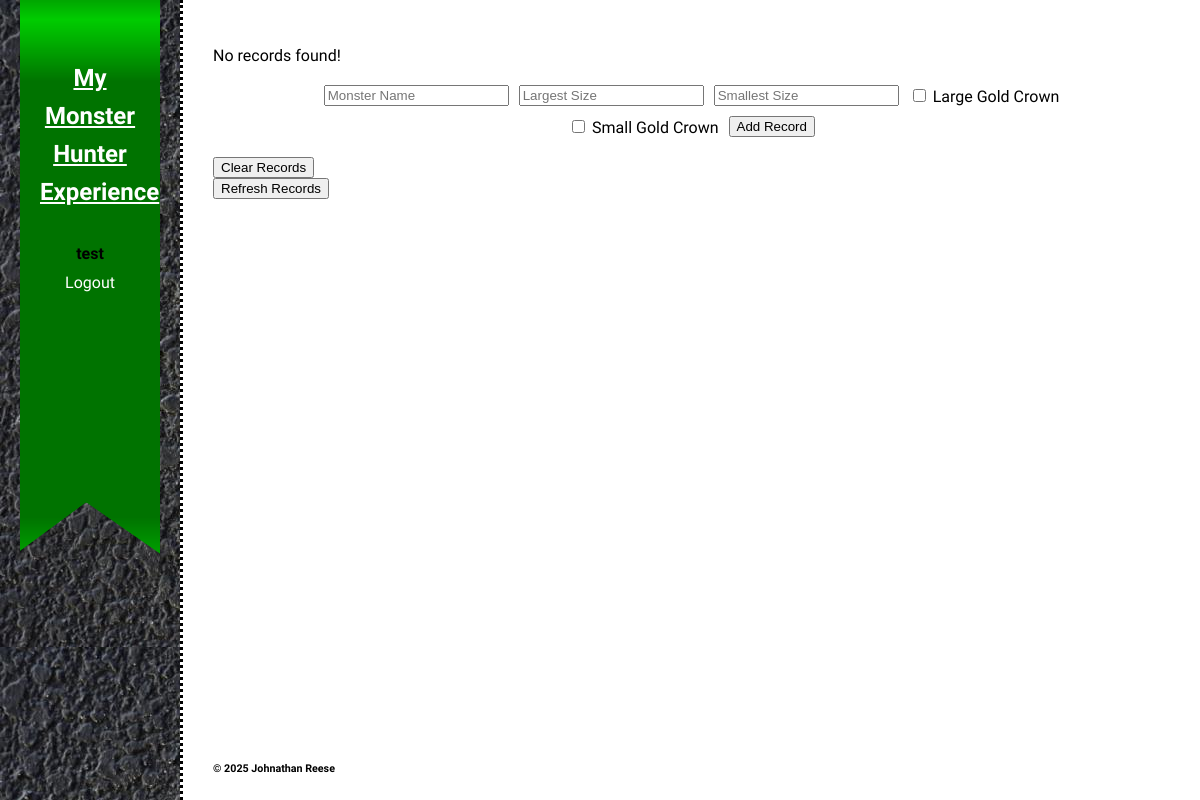
The app's page /records (signed in), older data.
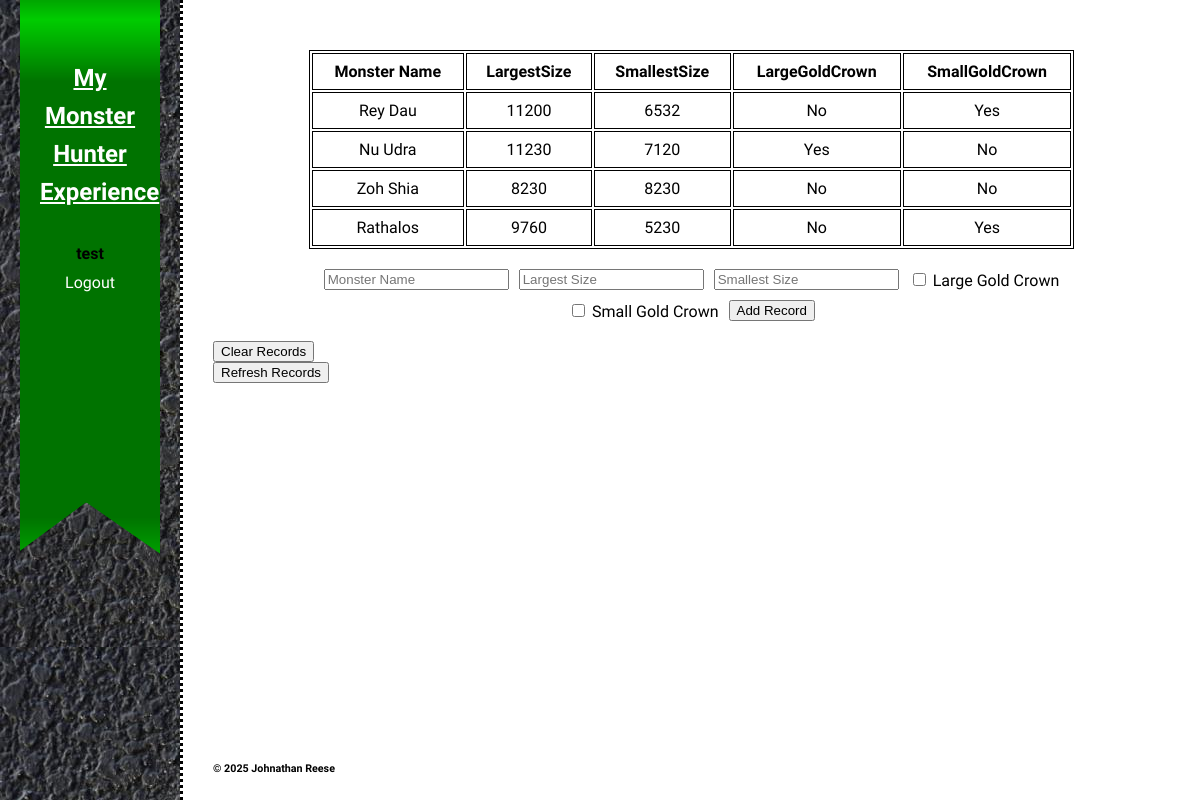
The same page, newer data.
### tables this page shows
CREATE TABLE monsterData(
    MonsterName VARCHAR(255),
    UserID INTEGER,
    SmallestSize INTEGER,
    LargestSize INTEGER,
    LargeGoldCrown BOOLEAN,
    SmallGoldCrown BOOLEAN,
    FOREIGN KEY(UserID) REFERENCES users(ID)
);

### app.py (the view)
@app.route('/records')
def records():
    if 'user_id' not in session:
        return redirect(url_for('login'))
    conn = get_db_connection()
    records = conn.execute(
        'SELECT * FROM monsterData WHERE UserID = ?', (session['user_id'],)
    ).fetchall()
    conn.close()
    return render_template('records.html', records=records)

### app.py (called while the page is built)
def get_db_connection():
    conn = sqlite3.connect(DB_PATH)
    conn.row_factory = sqlite3.Row
    return conn

@app.context_processor
def inject_user():
    return dict(username=session.get('username'))

### templates/records.html (shortened to what this page needs)
<!DOCTYPE html>
<html lang="en">
<head>
    <link rel="stylesheet" href="{{ url_for('static', filename='css/style.css') }}">
    <link rel="stylesheet" type="text/css"
        href="https://cdn.jsdelivr.net/npm/@accessible360/accessible-slick@1.0.1/slick/slick.min.css">
    <link rel="stylesheet" type="text/css"
        href="https://cdn.jsdelivr.net/npm/@accessible360/accessible-slick@1.0.1/slick/accessible-slick-theme.min.css">
</head>
<body>
    <header role="banner" class="primary">
        <div id="ribbon">
            <h1><a href="/">My Monster Hunter Experience</a></h1>
            <nav role="navigation">
                <ul>
                {% if username %}
                <li><strong>{{ username }}</strong></li>
                <li><a href="/logout">Logout</a></li>
                {% else %}
                <li><a href="/login">Login</a></li>
                <li><a href="/register">Register</a></li>
                {% endif %}
                </ul>
            </nav>
        </div>
    </header>
    <main id="main">
        {% if records %}
        <table id="recordsTable">
            <thead>
                <tr>
                    <th>Monster Name</th>
                    <th>LargestSize</th>
                    <th>SmallestSize</th>
                    <th>LargeGoldCrown</th>
                    <th>SmallGoldCrown</th>
                </tr>
            </thead>
            <tbody>
                {% for record in records %}
                <tr>
                    <td>{{ record.monsterName }}</td>
                    <td>{{ record.largestSize }}</td>
                    <td>{{ record.smallestSize }}</td>
                    <td>{{ 'Yes' if record.largeGoldCrown else 'No' }}</td>
                    <td>{{ 'Yes' if record.smallGoldCrown else 'No' }}</td>
                </tr>
                {% endfor %}
            </tbody>
        </table>
        {% else %}
        <p>No records found!</p>
        {% endif %}
        <form action="/add_record" method="POST" id="recordForm">
            <div class="form-row">
                <input type="text" name="monsterName" placeholder="Monster Name" required>
                <input type="text" name="largestSize" placeholder="Largest Size" required>
                <input type="text" name="smallestSize" placeholder="Smallest Size" required>
                <label>
                    <input type="checkbox" name="largeGoldCrown" value="true">
                    Large Gold Crown
                </label>
                <label>
                    <input type="checkbox" name="smallGoldCrown" value="true">
                    Small Gold Crown
                </label>
                <button type="submit" id="addbutton">Add Record</button>
            </div>
        </form>
        <form action="/clear_records" method="POST">
            <button type="submit" id="clearbutton">Clear Records</button>
        </form>
        <form action="/records" method="GET">
            <button type="submit" id="refreshbutton">Refresh Records</button>
        </form>
        <footer id="colophon" role="contentinfo">
            <h6>&copy; 2025 Johnathan Reese</h6>
        </footer>
    </main>
</body>
</html>

### static/css/style.css (style rules this page uses)
body { display: grid; grid-template-columns: 15% 85%; height: 100vh; margin: 0; background-image: url(/static/images/page.jpg); background-repeat: no-repeat; background-size: cover; background-position: right; font-family: "Charm", cursive; font-weight: 400; font-style: normal; }
#main { position: relative; padding: 30px; border-left: dotted black; }
header.primary { padding: 0px 20px; box-sizing: border-box; background-image: url(/static/images/leather.jpg); background-color: black; height: 100%; display: flex; flex-direction: column; }
#ribbon { background-image: url(/static/images/Green-Ribbon.png); background-repeat: no-repeat; background-position: center; background-size: 200px 600px; height: 600px; margin-top: -25px; padding-left: 20px; padding-right: 20px; }
header.primary h1 { margin-bottom: 0; text-align: center; padding-top: 60px; }
header.primary h1 a { color: white; font-size: 1.5rem; }
header.primary nav ul { padding-top: 20px; list-style: none; padding-left: 0px; }
header.primary nav ul li { text-align: center; padding-left: 14px; padding-right: 14px; }
header.primary nav ul li a { display: block; color: #ffffff; text-decoration: none; transition: .4s; padding-top: 10px; padding-bottom: 10px; width: 100%; }
#colophon { color: black; position: absolute; bottom: 0; }
form div { display: flex; align-items: center; margin-bottom: 10px; }
#recordsTable { width: 80%; margin: 20px auto; text-align: center; background-color: rgba(255, 255, 255, 0.8); border: solid black 1px; }
#recordForm .form-row { display: flex; align-items: left; justify-content: center; flex-wrap: wrap; gap: 10px; margin: 20px auto; width: 80%; }
#recordsTable th, #recordsTable td { border: 1px solid black; padding: 8px; text-align: center; }

Row changes from the older to the newer data that the page shows:
added monsterData: monsterName "Rey Dau", largestSize "11200", smallestSize "6532", LargeGoldCrown "No", SmallGoldCrown "Yes"
added monsterData: monsterName "Nu Udra", largestSize "11230", smallestSize "7120", LargeGoldCrown "Yes", SmallGoldCrown "No"
added monsterData: monsterName "Zoh Shia", largestSize "8230", smallestSize "8230", LargeGoldCrown "No", SmallGoldCrown "No"
added monsterData: monsterName "Rathalos", largestSize "9760", smallestSize "5230", LargeGoldCrown "No", SmallGoldCrown "Yes"
Text that changed along with them:
text no longer shown: "No records found!"
text now shown: "Monster Name LargestSize SmallestSize LargeGoldCrown SmallGoldCrown"
